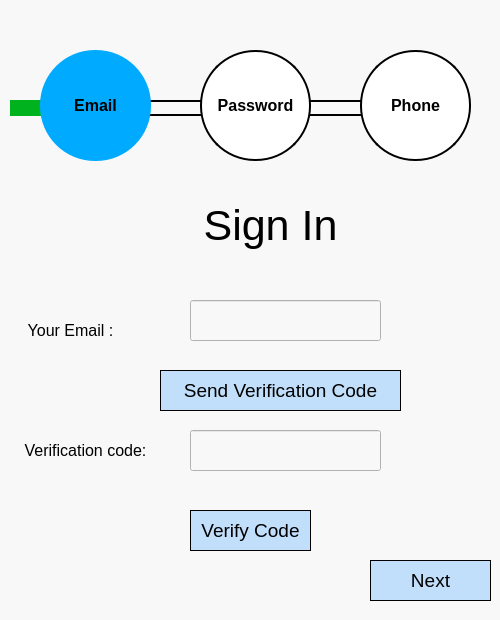
<?xml version="1.0" encoding="UTF-8"?>
<ui version="4.0">
 <class>Dialog</class>
 <widget class="QDialog" name="Dialog">
  <property name="geometry">
   <rect>
    <x>0</x>
    <y>0</y>
    <width>500</width>
    <height>620</height>
   </rect>
  </property>
  <property name="windowTitle">
   <string>Dialog</string>
  </property>
  <property name="styleSheet">
   <string notr="true">background-color: rgb(248, 248, 248);</string>
  </property>
  <widget class="QLabel" name="txtSignInEmail">
   <property name="geometry">
    <rect>
     <x>10</x>
     <y>310</y>
     <width>121</width>
     <height>41</height>
    </rect>
   </property>
   <property name="text">
    <string>&lt;html&gt;&lt;head/&gt;&lt;body&gt;&lt;p align=&quot;center&quot;&gt;&lt;span style=&quot; font-size:12pt; color:#000000;&quot;&gt;Your Email :&lt;/span&gt;&lt;/p&gt;&lt;/body&gt;&lt;/html&gt;</string>
   </property>
  </widget>
  <widget class="QLineEdit" name="tfEmail">
   <property name="geometry">
    <rect>
     <x>190</x>
     <y>300</y>
     <width>191</width>
     <height>41</height>
    </rect>
   </property>
   <property name="styleSheet">
    <string notr="true">background-color: rgb(198, 198, 198);
background-color: rgb(248, 248, 248);</string>
   </property>
   <property name="text">
    <string/>
   </property>
  </widget>
  <widget class="QLabel" name="txtSignInEmailVerification">
   <property name="geometry">
    <rect>
     <x>0</x>
     <y>430</y>
     <width>171</width>
     <height>41</height>
    </rect>
   </property>
   <property name="text">
    <string>&lt;html&gt;&lt;head/&gt;&lt;body&gt;&lt;p align=&quot;center&quot;&gt;&lt;span style=&quot; font-size:12pt; color:#000000;&quot;&gt;Verification code:&lt;/span&gt;&lt;/p&gt;&lt;/body&gt;&lt;/html&gt;</string>
   </property>
  </widget>
  <widget class="QLineEdit" name="tfVerificationCode">
   <property name="geometry">
    <rect>
     <x>190</x>
     <y>430</y>
     <width>191</width>
     <height>41</height>
    </rect>
   </property>
   <property name="styleSheet">
    <string notr="true">background-color: rgb(248, 248, 248);</string>
   </property>
   <property name="text">
    <string/>
   </property>
  </widget>
  <widget class="QPushButton" name="btnNext">
   <property name="enabled">
    <bool>true</bool>
   </property>
   <property name="geometry">
    <rect>
     <x>370</x>
     <y>560</y>
     <width>121</width>
     <height>41</height>
    </rect>
   </property>
   <property name="font">
    <font>
     <pointsize>14</pointsize>
    </font>
   </property>
   <property name="styleSheet">
    <string notr="true">border: 0.5px solid #000000;
background-color: rgb(138, 198, 253,0.5);</string>
   </property>
   <property name="text">
    <string>Next</string>
   </property>
  </widget>
  <widget class="QLabel" name="txtSignInTitle">
   <property name="geometry">
    <rect>
     <x>190</x>
     <y>190</y>
     <width>161</width>
     <height>71</height>
    </rect>
   </property>
   <property name="font">
    <font>
     <pointsize>32</pointsize>
     <weight>50</weight>
     <bold>false</bold>
     <kerning>true</kerning>
    </font>
   </property>
   <property name="whatsThis">
    <string/>
   </property>
   <property name="text">
    <string>Sign In</string>
   </property>
   <property name="alignment">
    <set>Qt::AlignCenter</set>
   </property>
  </widget>
  <widget class="QPushButton" name="btnSendCode">
   <property name="geometry">
    <rect>
     <x>160</x>
     <y>370</y>
     <width>241</width>
     <height>41</height>
    </rect>
   </property>
   <property name="font">
    <font>
     <pointsize>14</pointsize>
    </font>
   </property>
   <property name="styleSheet">
    <string notr="true">background-color: rgb(138, 198, 253,0.5);
border: 0.5px solid #000000;</string>
   </property>
   <property name="text">
    <string>Send Verification Code</string>
   </property>
  </widget>
  <widget class="QLabel" name="progessEmail">
   <property name="geometry">
    <rect>
     <x>40</x>
     <y>50</y>
     <width>111</width>
     <height>111</height>
    </rect>
   </property>
   <property name="font">
    <font>
     <pointsize>12</pointsize>
     <weight>75</weight>
     <bold>true</bold>
    </font>
   </property>
   <property name="styleSheet">
    <string notr="true">  height: 50px;
  width: 50px;
  background-color: rgb(0, 170, 255);
  border-radius: 55%;</string>
   </property>
   <property name="text">
    <string>Email</string>
   </property>
   <property name="alignment">
    <set>Qt::AlignCenter</set>
   </property>
  </widget>
  <widget class="QLabel" name="progessPassword">
   <property name="geometry">
    <rect>
     <x>200</x>
     <y>50</y>
     <width>111</width>
     <height>111</height>
    </rect>
   </property>
   <property name="font">
    <font>
     <pointsize>12</pointsize>
     <weight>75</weight>
     <bold>true</bold>
    </font>
   </property>
   <property name="styleSheet">
    <string notr="true">  height: 50px;
  width: 50px;
  background-color: rgb(255, 255, 255);
border: 2px solid rgb(0, 0, 0);
  border-radius: 55%;</string>
   </property>
   <property name="text">
    <string>Password</string>
   </property>
   <property name="alignment">
    <set>Qt::AlignCenter</set>
   </property>
  </widget>
  <widget class="QLabel" name="progessPassword_2">
   <property name="geometry">
    <rect>
     <x>360</x>
     <y>50</y>
     <width>111</width>
     <height>111</height>
    </rect>
   </property>
   <property name="font">
    <font>
     <pointsize>12</pointsize>
     <weight>75</weight>
     <bold>true</bold>
    </font>
   </property>
   <property name="styleSheet">
    <string notr="true">  height: 50px;
  width: 50px;
  background-color: rgb(255, 255, 255);
border: 2px solid rgb(0, 0, 0);
  border-radius: 55%;</string>
   </property>
   <property name="text">
    <string>Phone</string>
   </property>
   <property name="alignment">
    <set>Qt::AlignCenter</set>
   </property>
  </widget>
  <widget class="QLabel" name="EmailToPassword">
   <property name="enabled">
    <bool>true</bool>
   </property>
   <property name="geometry">
    <rect>
     <x>120</x>
     <y>100</y>
     <width>101</width>
     <height>16</height>
    </rect>
   </property>
   <property name="styleSheet">
    <string notr="true">border: 2px solid rgb(0, 0, 0);</string>
   </property>
   <property name="text">
    <string/>
   </property>
  </widget>
  <widget class="QLabel" name="PasswordToPhone">
   <property name="enabled">
    <bool>true</bool>
   </property>
   <property name="geometry">
    <rect>
     <x>280</x>
     <y>100</y>
     <width>101</width>
     <height>16</height>
    </rect>
   </property>
   <property name="styleSheet">
    <string notr="true">border: 2px solid rgb(0, 0, 0);</string>
   </property>
   <property name="text">
    <string/>
   </property>
  </widget>
  <widget class="QLabel" name="Entry">
   <property name="enabled">
    <bool>true</bool>
   </property>
   <property name="geometry">
    <rect>
     <x>10</x>
     <y>100</y>
     <width>101</width>
     <height>16</height>
    </rect>
   </property>
   <property name="styleSheet">
    <string notr="true">
background-color: rgb(0, 179, 30);</string>
   </property>
   <property name="text">
    <string/>
   </property>
  </widget>
  <widget class="QPushButton" name="btnVerify">
   <property name="enabled">
    <bool>true</bool>
   </property>
   <property name="geometry">
    <rect>
     <x>190</x>
     <y>510</y>
     <width>121</width>
     <height>41</height>
    </rect>
   </property>
   <property name="font">
    <font>
     <pointsize>14</pointsize>
    </font>
   </property>
   <property name="styleSheet">
    <string notr="true">border: 0.5px solid #000000;
background-color: rgb(138, 198, 253,0.5);</string>
   </property>
   <property name="text">
    <string>Verify Code</string>
   </property>
  </widget>
  <zorder>Entry</zorder>
  <zorder>PasswordToPhone</zorder>
  <zorder>EmailToPassword</zorder>
  <zorder>txtSignInEmail</zorder>
  <zorder>tfEmail</zorder>
  <zorder>txtSignInEmailVerification</zorder>
  <zorder>tfVerificationCode</zorder>
  <zorder>btnNext</zorder>
  <zorder>txtSignInTitle</zorder>
  <zorder>btnSendCode</zorder>
  <zorder>progessEmail</zorder>
  <zorder>progessPassword</zorder>
  <zorder>progessPassword_2</zorder>
  <zorder>btnVerify</zorder>
 </widget>
 <resources/>
 <connections/>
</ui>
